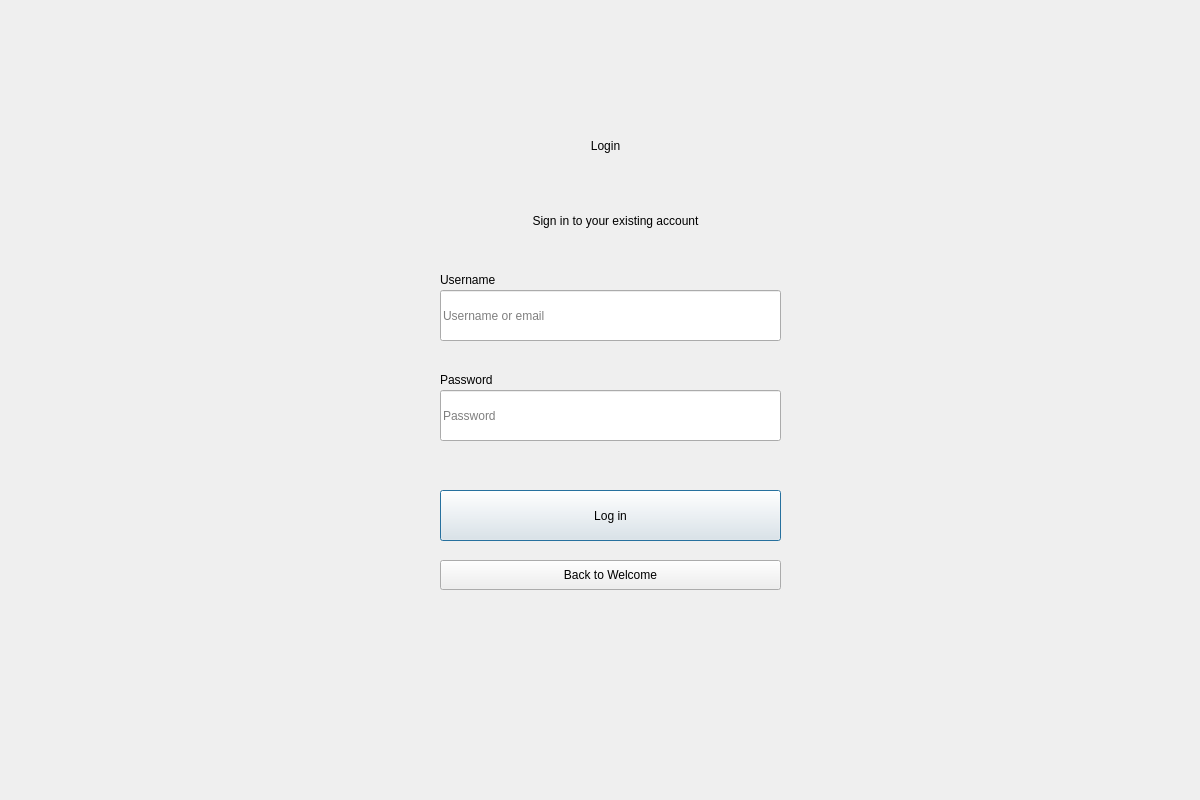
<?xml version="1.0" encoding="UTF-8"?>
<ui version="4.0">
 <class>Dialog</class>
 <widget class="QDialog" name="Dialog">
  <property name="geometry">
   <rect>
    <x>0</x>
    <y>0</y>
    <width>1200</width>
    <height>800</height>
   </rect>
  </property>
  <property name="windowTitle">
   <string>Dialog</string>
  </property>

  <widget class="QWidget" name="bgwidget" native="true">
   <property name="geometry">
    <rect>
     <x>0</x>
     <y>0</y>
     <width>1201</width>
     <height>801</height>
    </rect>
   </property>

   <property name="styleSheet">
    <string notr="true">
QWidget#bgwidget[theme="light"] {
    background-color: qlineargradient(spread:pad,
                                      x1:0, y1:0,
                                      x2:1, y2:1,
                                      stop:0 #DCC7AA,
                                      stop:1 #FFFFFF);
}
QWidget#bgwidget[theme="dark"] {
    background-color: qlineargradient(spread:pad,
                                      x1:0, y1:0,
                                      x2:1, y2:1,
                                      stop:0 #8B5E3C,
                                      stop:1 #F5F1E6);
}

QWidget#bgwidget QLabel {
    font: 11pt "Segoe UI";
}
QWidget#bgwidget[theme="light"] QLabel {
    color: #3A2A20;
}
QWidget#bgwidget[theme="dark"] QLabel {
    color: #F5F1E6;
}

QWidget#bgwidget QLabel#label {
    font: 700 32pt "Segoe UI";
}

QWidget#bgwidget QLabel#error {
    font: 10pt "Segoe UI";
    color: #FF4D4D;
}

QWidget#bgwidget[theme="light"] QLineEdit {
    border-radius: 10px;
    padding: 6px 10px;
    font: 11pt "Segoe UI";
    border: 1px solid #C97B5A;
    background-color: #FFFFFF;
    color: #3A2A20;
}
QWidget#bgwidget[theme="dark"] QLineEdit {
    border-radius: 10px;
    padding: 6px 10px;
    font: 11pt "Segoe UI";
    border: 1px solid #F5F1E6;
    background-color: #8B5E3C;
    color: #F5F1E6;
}
QWidget#bgwidget QLineEdit:focus {
    border: 1px solid #C97B5A;
}

QWidget#bgwidget[theme="light"] QPushButton#login {
    border-radius: 20px;
    font: 600 12pt "Segoe UI";
    padding: 8px 12px;
    border: none;
    background-color: qlineargradient(spread:pad,
                                      x1:0, y1:0,
                                      x2:1, y2:0,
                                      stop:0 #C97B5A,
                                      stop:1 #B06345);
    color: #FFFFFF;
}
QWidget#bgwidget[theme="light"] QPushButton#login:hover {
    background-color: qlineargradient(spread:pad,
                                      x1:0, y1:0,
                                      x2:1, y2:0,
                                      stop:0 #D18764,
                                      stop:1 #BD6D4F);
}
QWidget#bgwidget[theme="light"] QPushButton#login:pressed {
    background-color: qlineargradient(spread:pad,
                                      x1:0, y1:0,
                                      x2:1, y2:0,
                                      stop:0 #A3573C,
                                      stop:1 #8B4731);
}

QWidget#bgwidget[theme="dark"] QPushButton#login {
    border-radius: 20px;
    font: 600 12pt "Segoe UI";
    padding: 8px 12px;
    border: none;
    background-color: qlineargradient(spread:pad,
                                      x1:0, y1:0,
                                      x2:1, y2:0,
                                      stop:0 #8B5E3C,
                                      stop:1 #F5F1E6);
    color: #8B5E3C;
}
QWidget#bgwidget[theme="dark"] QPushButton#login:hover {
    background-color: qlineargradient(spread:pad,
                                      x1:0, y1:0,
                                      x2:1, y2:0,
                                      stop:0 #9C6B45,
                                      stop:1 #F5F1E6);
}
QWidget#bgwidget[theme="dark"] QPushButton#login:pressed {
    background-color: qlineargradient(spread:pad,
                                      x1:0, y1:0,
                                      x2:1, y2:0,
                                      stop:0 #754B30,
                                      stop:1 #E4D7C1);
}

QWidget#bgwidget[theme="light"] QPushButton#backToWelcome {
    background-color: transparent;
    border: none;
    border-radius: 0;
    font: 10pt "Segoe UI";
    padding: 0px;
    text-align: center;
    color: #C97B5A;
    text-decoration: underline;
}
QWidget#bgwidget[theme="dark"] QPushButton#backToWelcome {
    background-color: transparent;
    border: none;
    border-radius: 0;
    font: 10pt "Segoe UI";
    padding: 0px;
    text-align: center;
    color: #F5F1E6;
    text-decoration: underline;
}
QWidget#bgwidget QPushButton#backToWelcome:hover {
    opacity: 0.8;
}
    </string>
   </property>

   <widget class="QLabel" name="label">
    <property name="geometry">
     <rect>
      <x>530</x>
      <y>110</y>
      <width>151</width>
      <height>71</height>
     </rect>
    </property>
    <property name="styleSheet">
     <string notr="true"/>
    </property>
    <property name="text">
     <string>Login</string>
    </property>
    <property name="alignment">
     <set>Qt::AlignCenter</set>
    </property>
   </widget>

   <widget class="QLabel" name="label_2">
    <property name="geometry">
     <rect>
      <x>420</x>
      <y>200</y>
      <width>391</width>
      <height>41</height>
     </rect>
    </property>
    <property name="styleSheet">
     <string notr="true"/>
    </property>
    <property name="text">
     <string>Sign in to your existing account</string>
    </property>
    <property name="alignment">
     <set>Qt::AlignCenter</set>
    </property>
   </widget>

   <widget class="QLineEdit" name="emailfield">
    <property name="geometry">
     <rect>
      <x>440</x>
      <y>290</y>
      <width>341</width>
      <height>51</height>
     </rect>
    </property>
    <property name="styleSheet">
     <string notr="true"/>
    </property>
    <property name="placeholderText">
     <string>Username or email</string>
    </property>
   </widget>

   <widget class="QLineEdit" name="passwordfield">
    <property name="geometry">
     <rect>
      <x>440</x>
      <y>390</y>
      <width>341</width>
      <height>51</height>
     </rect>
    </property>
    <property name="styleSheet">
     <string notr="true"/>
    </property>
    <property name="placeholderText">
     <string>Password</string>
    </property>
   </widget>

   <widget class="QLabel" name="label_3">
    <property name="geometry">
     <rect>
      <x>440</x>
      <y>270</y>
      <width>341</width>
      <height>20</height>
     </rect>
    </property>
    <property name="styleSheet">
     <string notr="true"/>
    </property>
    <property name="text">
     <string>Username</string>
    </property>
   </widget>

   <widget class="QLabel" name="label_4">
    <property name="geometry">
     <rect>
      <x>440</x>
      <y>370</y>
      <width>341</width>
      <height>20</height>
     </rect>
    </property>
    <property name="styleSheet">
     <string notr="true"/>
    </property>
    <property name="text">
     <string>Password</string>
    </property>
   </widget>

   <widget class="QLabel" name="error">
    <property name="geometry">
     <rect>
      <x>440</x>
      <y>456</y>
      <width>341</width>
      <height>20</height>
     </rect>
    </property>
    <property name="styleSheet">
     <string notr="true"/>
    </property>
    <property name="text">
     <string/>
    </property>
   </widget>

   <widget class="QPushButton" name="login">
    <property name="geometry">
     <rect>
      <x>440</x>
      <y>490</y>
      <width>341</width>
      <height>51</height>
     </rect>
    </property>
    <property name="styleSheet">
     <string notr="true"/>
    </property>
    <property name="text">
     <string>Log in</string>
    </property>
   </widget>

   <widget class="QPushButton" name="backToWelcome">
    <property name="geometry">
     <rect>
      <x>440</x>
      <y>560</y>
      <width>341</width>
      <height>30</height>
     </rect>
    </property>
    <property name="styleSheet">
     <string notr="true"/>
    </property>
    <property name="text">
     <string>Back to Welcome</string>
    </property>
   </widget>

  </widget>
 </widget>
 <resources/>
 <connections/>
</ui>
